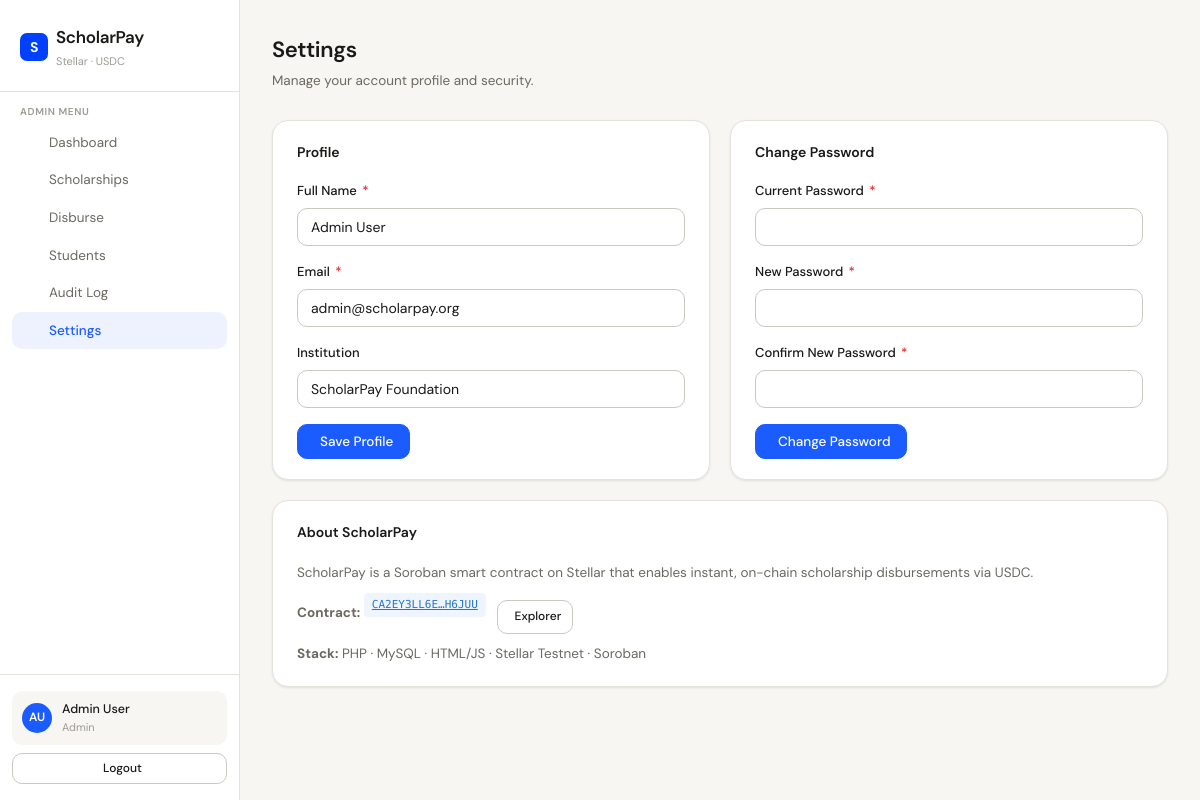
Screenshot of /admin/settings.php (signed in) with the database file from the repository.
### tables this page shows
CREATE TABLE IF NOT EXISTS users (
    id INT AUTO_INCREMENT PRIMARY KEY,
    name VARCHAR(150) NOT NULL,
    email VARCHAR(150) NOT NULL UNIQUE,
    password VARCHAR(255) NOT NULL,
    role ENUM('admin', 'student') NOT NULL DEFAULT 'student',
    stellar_address VARCHAR(60) NULL COMMENT 'Stellar wallet public key',
    institution VARCHAR(200) NULL,
    created_at TIMESTAMP DEFAULT CURRENT_TIMESTAMP,
    updated_at TIMESTAMP DEFAULT CURRENT_TIMESTAMP ON UPDATE CURRENT_TIMESTAMP
);

### includes/auth.php (called while the page is built, shortened)
<?php
function isLoggedIn() {
    return isset($_SESSION['user_id']) && !empty($_SESSION['user_id']);
}
function getCurrentUser() {
    return [
        'id'    => $_SESSION['user_id'],
        'name'  => $_SESSION['name'],
        'email' => $_SESSION['email'],
        'role'  => $_SESSION['role'],
    ];
}

### admin/settings.php (the view, shortened to what this page needs)
<?php
require_once ROOT . '/includes/auth.php';
require_once ROOT . '/includes/layout.php';
$db = getDB();
$userId = $_SESSION['user_id'];
$admin = $db->prepare("SELECT * FROM users WHERE id=? LIMIT 1");
$admin->execute([$userId]);
$admin = $admin->fetch();
renderHead('Settings');
renderSidebar('admin', 'settings');
?>
<div class="page-header">
  <h1 class="page-title">Settings</h1>
  <p class="page-subtitle">Manage your account profile and security.</p>
</div>
<div style="display:grid;grid-template-columns:1fr 1fr;gap:20px">
  <div class="card">
    <div class="card-header"><span class="card-title">Profile</span></div>
    <form method="POST">
      <div class="form-group">
        <label class="form-label">Full Name <span class="required">*</span></label>
        <input type="text" name="name" class="form-control" value="<?= htmlspecialchars($admin['name']) ?>" required>
      </div>
      <div class="form-group">
        <label class="form-label">Email <span class="required">*</span></label>
        <input type="email" name="email" class="form-control" value="<?= htmlspecialchars($admin['email']) ?>" required>
      </div>
      <div class="form-group">
        <label class="form-label">Institution</label>
        <input type="text" name="institution" class="form-control" value="<?= htmlspecialchars($admin['institution'] ?? '') ?>">
      </div>
      <button type="submit" class="btn btn-primary"><i class="ti ti-check"></i> Save Profile</button>
    </form>
  </div>
  <div class="card">
    <div class="card-header"><span class="card-title">Change Password</span></div>
    <form method="POST">
      <div class="form-group">
        <label class="form-label">Current Password <span class="required">*</span></label>
        <input type="password" name="current_password" class="form-control" required>
      </div>
      <div class="form-group">
        <label class="form-label">New Password <span class="required">*</span></label>
        <input type="password" name="new_password" class="form-control" required minlength="6">
      </div>
      <div class="form-group">
        <label class="form-label">Confirm New Password <span class="required">*</span></label>
        <input type="password" name="confirm_password" class="form-control" required minlength="6">
      </div>
      <button type="submit" class="btn btn-primary"><i class="ti ti-lock"></i> Change Password</button>
    </form>
  </div>
</div>
<div class="card" style="margin-top:20px">
  <div class="card-header"><span class="card-title">About ScholarPay</span></div>
  <div style="font-size:13.5px;color:var(--text-muted);line-height:1.8">
    <p>ScholarPay is a Soroban smart contract on Stellar that enables instant, on-chain scholarship disbursements via USDC.</p>
    <p style="margin-top:8px">
      <strong>Contract:</strong>
      <a href="https://lab.stellar.org/r/testnet/contract/CA2EY3LL6EI3ARMSRPSIUDG5K5YFS6T5367Z46OAP6FIHJFYDX5H6JUU"
         target="_blank" class="hash-chip">CA2EY3LL6E…H6JUU</a>
      <a href="https://stellar.expert/explorer/testnet/tx/1b9a54974c38ddc0944e76180f966d4c94b1130f1c1ac635ec1316d147d3b7b0"
         target="_blank" class="btn btn-sm btn-outline"><i class="ti ti-external-link"></i> Explorer</a>
    </p>
    <p style="margin-top:8px"><strong>Stack:</strong> PHP · MySQL · HTML/JS · Stellar Testnet · Soroban</p>
  </div>
</div>
<?php renderFooter(); ?>

### includes/layout.php
<?php
function getInitials($name) {
    $parts = explode(' ', trim($name));
    $initials = '';
    foreach ($parts as $p) { $initials .= strtoupper(substr($p, 0, 1)); }
    return substr($initials, 0, 2);
}
function renderHead($title = 'ScholarPay') {
    $base = '/scholarpay';
    echo <<<HTML
<!DOCTYPE html>
<html lang="en">
<head>
<meta charset="UTF-8">
<meta name="viewport" content="width=device-width, initial-scale=1.0">
<title>{$title} — ScholarPay</title>
<link rel="stylesheet" href="{$base}/assets/css/app.css">
<link rel="stylesheet" href="https://cdn.jsdelivr.net/npm/@tabler/icons-webfont@latest/tabler-icons.min.css">
</head>
<body>
HTML;
}
function renderSidebar($role, $activeKey = '') {
    $user = getCurrentUser();
    $initials = getInitials($user['name']);
    $base = '/scholarpay';
    $adminNav = [
        'dashboard'   => ['Dashboard',     'ti-layout-dashboard', "{$base}/admin/dashboard.php"],
        'scholarships'=> ['Scholarships',   'ti-award',            "{$base}/admin/scholarships.php"],
        'disburse'    => ['Disburse',       'ti-send',             "{$base}/admin/disburse.php"],
        'students'    => ['Students',       'ti-users',            "{$base}/admin/students.php"],
        'audit'       => ['Audit Log',      'ti-list-search',      "{$base}/admin/audit.php"],
        'settings'    => ['Settings',       'ti-settings',         "{$base}/admin/settings.php"],
    ];
    $studentNav = [
        'dashboard'   => ['Dashboard',         'ti-layout-dashboard', "{$base}/student/dashboard.php"],
        'disbursements'=> ['My Disbursements', 'ti-cash',             "{$base}/student/disbursements.php"],
        'wallet'      => ['My Wallet',          'ti-wallet',           "{$base}/student/wallet.php"],
    ];
    $nav = ($role === 'admin') ? $adminNav : $studentNav;
    $roleLabel = ($role === 'admin') ? 'Admin' : 'Student';
    $logoutUrl = "{$base}/logout.php";
    $navHtml = '';
    foreach ($nav as $key => [$label, $icon, $href]) {
        $active = ($activeKey === $key) ? 'active' : '';
        $navHtml .= "<li><a href=\"{$href}\" class=\"{$active}\"><span class=\"nav-icon\"><i class=\"ti {$icon}\"></i></span>{$label}</a></li>";
    }
    echo <<<HTML
<div class="app-layout">
<aside class="sidebar">
  <div class="sidebar-logo">
    <a href="{$base}/index.php" class="brand">
      <div class="brand-icon">S</div>
      <div>
        ScholarPay
        <div class="brand-sub">Stellar · USDC</div>
      </div>
    </a>
  </div>
  <div class="sidebar-section">
    <div class="sidebar-section-label">{$roleLabel} Menu</div>
    <ul class="sidebar-nav">
      {$navHtml}
    </ul>
  </div>
  <div class="sidebar-footer">
    <div class="user-chip">
      <div class="user-avatar">{$initials}</div>
      <div class="user-chip-info">
        <div class="user-chip-name">{$user['name']}</div>
        <div class="user-chip-role">{$user['role']}</div>
      </div>
    </div>
    <a href="{$logoutUrl}" class="btn btn-outline btn-sm" style="width:100%;margin-top:8px;justify-content:center;">
      <i class="ti ti-logout"></i> Logout
    </a>
  </div>
</aside>
<main class="main-content">
HTML;
}
function renderFooter() {
    echo <<<HTML
</main>
</div>
<div id="flash-msg"></div>
<script src="/scholarpay/assets/js/app.js"></script>
</body>
</html>
HTML;
}

### rows the page displays
users: name "AU", name "Admin User", role "Admin", email "admin@scholarpay.org", institution "ScholarPay Foundation"

### other values shown
$roleLabel "ADMIN"
$label "Dashboard"
$label "Scholarships"
$label "Disburse"
$label "Students"
$label "Audit Log"
$label "Settings"
